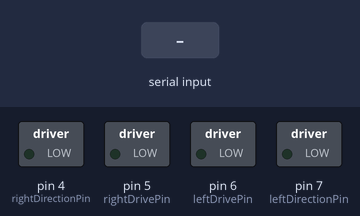
Simulated run of this sketch. Board: Arduino Uno, built with avr-gcc and run on an emulated ATmega328P. Shown: switched loads named in the sketch (green lamp = pin HIGH). The test bench sets the inputs (shaded band).

Above: at 1.2 s.
1.3 s: "F" received over Serial
At 2.5 s:
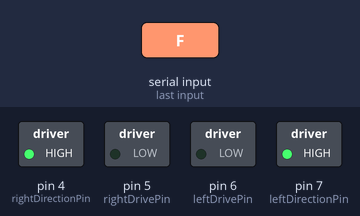
2.8 s: "B" received over Serial
At 3.6 s:
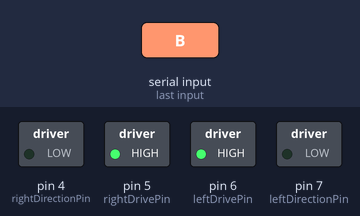
4.3 s: "L" received over Serial
At 4.7 s:
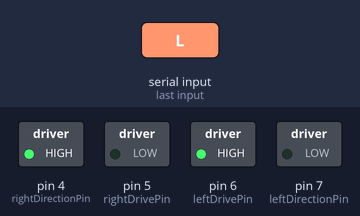
5.8 s: "R" received over Serial
At 7.0 s:
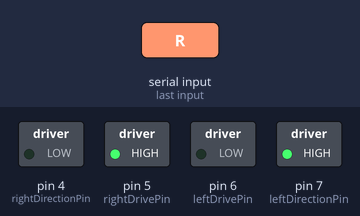
7.3 s: "S" received over Serial
At 8.2 s:
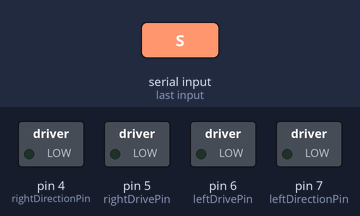
Timing chart, 0 to 9.8 s (numbered marks = the images above; inputs shaded):
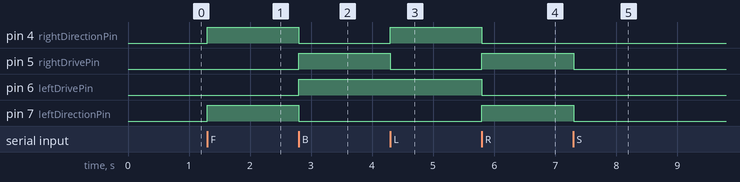

Measured:
- after the input at 1.3 s, pin 4 (rightDirectionPin), pin 7 (leftDirectionPin): LOW → HIGH at once
- after the input at 2.8 s, pin 4 (rightDirectionPin), pin 7 (leftDirectionPin): HIGH → LOW at once; pin 5 (rightDrivePin), pin 6 (leftDrivePin): LOW → HIGH at once
- after the input at 4.3 s, pin 4 (rightDirectionPin): LOW → HIGH at once; pin 5 (rightDrivePin): HIGH → LOW at once
- after the input at 5.8 s, pin 4 (rightDirectionPin), pin 6 (leftDrivePin): HIGH → LOW at once; pin 5 (rightDrivePin), pin 7 (leftDirectionPin): LOW → HIGH at once
- after the input at 7.3 s, pin 5 (rightDrivePin), pin 7 (leftDirectionPin): HIGH → LOW at once

The sketch:

ENEXRover2.ino
```cpp
// (licence header left out)
//  F   forward
//  B   backward
//  L   left
//  R   right
//  S   stop

char input;
int leftDrivePin = 6;      // left motor
int rightDrivePin = 5;      // right motor
int leftDirectionPin = 7;   // direction - left motor
int rightDirectionPin = 4;  // direction - right motor

// digitalWrite(leftDrivePin,HIGH); can be replaced with
// analogWrite(leftDrivePin,N); to control speed

void setup()
{
  Serial.begin(9600);
  pinMode(leftDrivePin, OUTPUT);
  pinMode(rightDrivePin, OUTPUT);
  pinMode(leftDirectionPin, OUTPUT);
  pinMode(rightDirectionPin, OUTPUT);
}

void loop()
{
  if (Serial.available()) {;}
    input = Serial.read();
    if(input == 'F') // forwards
       {digitalWrite(leftDirectionPin,HIGH);
        digitalWrite(leftDrivePin, LOW);
        digitalWrite(rightDirectionPin,HIGH);
        digitalWrite(rightDrivePin, LOW);
        }
    if(input == 'B')  // backwards
       {digitalWrite(leftDirectionPin,LOW);
        digitalWrite(leftDrivePin, HIGH);
        digitalWrite(rightDirectionPin,LOW);
        digitalWrite(rightDrivePin, HIGH);
        }
    if(input == 'S')  // stop
       {digitalWrite(leftDirectionPin,LOW);
        digitalWrite(leftDrivePin, LOW);
        digitalWrite(rightDirectionPin,LOW);
        digitalWrite(rightDrivePin, LOW);
       }
    if(input == 'L')  // left
       {digitalWrite(leftDirectionPin,LOW);
        digitalWrite(leftDrivePin, HIGH);
        digitalWrite(rightDirectionPin,HIGH);
        digitalWrite(rightDrivePin, LOW);
        }
     if(input == 'R')  // right
       {digitalWrite(leftDirectionPin,HIGH);
        digitalWrite(leftDrivePin, LOW);
        digitalWrite(rightDirectionPin,LOW);
        digitalWrite(rightDrivePin, HIGH);
        }
    }
```
